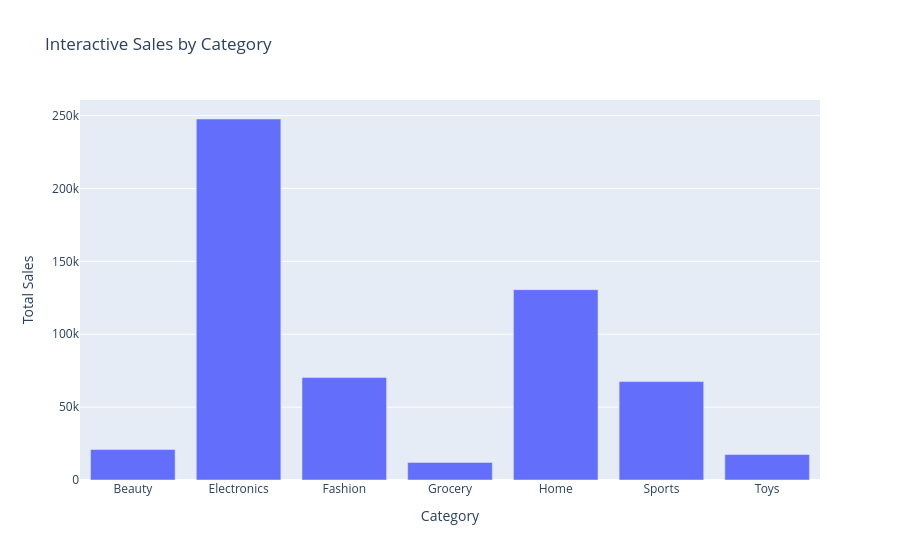

The notebook cell saved with this chart:
### Code cell
# Create an interactive sales chart
fig = px.bar(
    df.groupby("category", as_index=False)["total_amount"].sum(),
    x="category",
    y="total_amount",
    title="Interactive Sales by Category",
    labels={
        "category": "Category",
        "total_amount": "Total Sales"
    }
)

fig.show()

### Figure 1 — Plotly figure (JSON) as saved in the notebook; plotly's stock layout.template omitted (floating-point values rounded to 4 significant figures)
{"data": [{"hovertemplate": "Category=%{x}<br>Total Sales=%{y}<extra></extra>", "legendgroup": "", "marker": {"color": "#636efa", "pattern": {"shape": ""}}, "name": "", "orientation": "v", "showlegend": false, "textposition": "auto", "type": "bar", "x": ["Beauty", "Electronics", "Fashion", "Grocery", "Home", "Sports", "Toys"], "xaxis": "x", "y": [20900.0, 247700.0, 70270.0, 12060.0, 130600.0, 67500.0, 17450.0], "yaxis": "y"}], "layout": {"barmode": "relative", "legend": {"tracegroupgap": 0}, "title": {"text": "Interactive Sales by Category"}, "xaxis": {"anchor": "y", "domain": [0, 1], "title": {"text": "Category"}}, "yaxis": {"anchor": "x", "domain": [0, 1], "title": {"text": "Total Sales"}}}}
